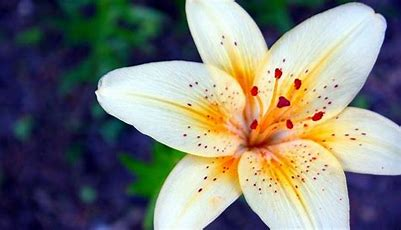
%> input picture image.jfif, 401 x 230 px
$ octave IVA_lab5_Mahalakshmi18.m   (GNU Octave 9; MATLAB toolbox functions it lacks are replaced by stand-ins)
%> lines starting %> are read from the running program, lines starting %| are printed output that depends on the picture
clear all;
close all;
img=imread('image.jfif');
%> img is the input picture: size 230x401x3 uint8; mean R, G, B 125, 125.8, 120.5
figure('Name', "original image"); imshow(img);
gray_img=rgb2gray(img);
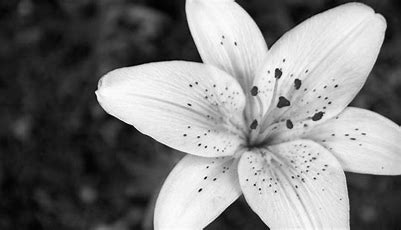
%> gray_img: size 230x401 uint8; min 2, max 254, mean 124.9
figure('Name','Gray Scale Image');imshow(gray_img);
F=fft2(gray_img);
figure('Name', 'Fourier Transform Image');imshow(F,[]);
%> after `imshow(F,[])`:
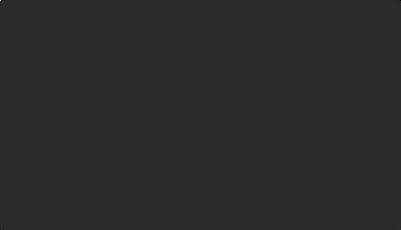
%> displayed picture: size 230x401, on the screen's scale of 0 to 255; min 0, max 255, mean 43
Fsh=fftshift(F);
figure('Name','Center Fourier Transform Image');imshow(Fsh,[]);
log_img=log(1+Fsh);
figure('Name','Log Fourier Transform Image');imshow(log_img,[]);
%> after `imshow(log_img,[])`:
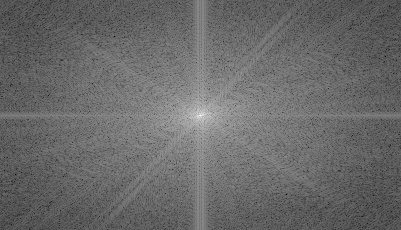
%> displayed picture: size 230x401, on the screen's scale of 0 to 255; min 0, max 255, mean 105.4
F=ifftshift(Fsh);
f=ifft2(F);
Figure('Name','Reconstructed Image'); imshow(f,[]);
%> (this line was passed over: Figure is not available in this run)

clear all
lose all
%> (this line was passed over: lose is not available in this run)
a=zeros(256);
[~,~]=size(a);
for i=110:140
 for j=110:140
     a(i,j)=255;
end
end
b=ones(256);
[m,n]=size(b);

for i=110:160
 for j=110:160
     b(i,j)=0;
end
end
c=conv2(a,b,'same');
a1=fft2(a);
b1=fft2(b);
c1=a1.*b1;
d1=fftshift(ifft2(c1));
imshow(c), figure,imshow(d1)
